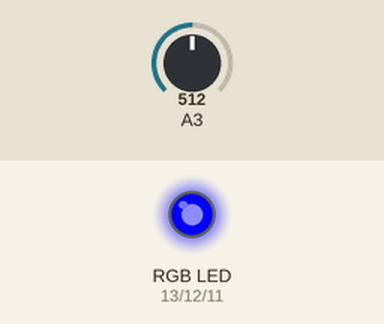
The sketch below on a simulated Arduino Uno, built with avr-gcc and run on an emulated ATmega328P. On the bench: an RGB LED mixed from three pins (HIGH = lit). Inputs (shaded band) come from the test bench; at power-on: A3 = 512.

Above: at 1.2 s.
1.3 s: A3 set to 590
2.8 s: A3 set to 613
At 4.0 s:
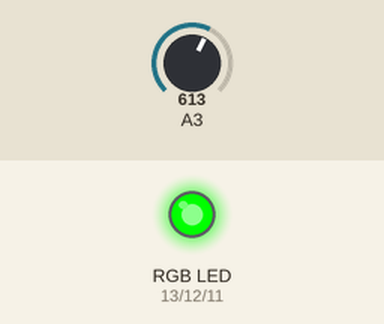
4.3 s: A3 set to 791
5.8 s: A3 set to 807
At 6.3 s:
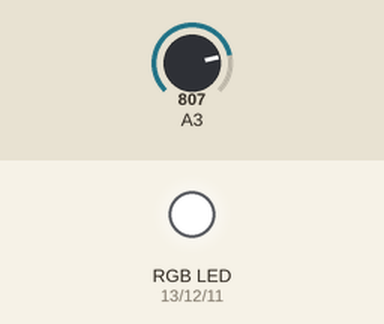
7.3 s: A3 set to 390
At 8.5 s:
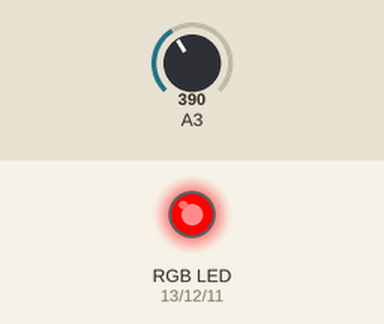
8.8 s: A3 set to 417
At 9.8 s:
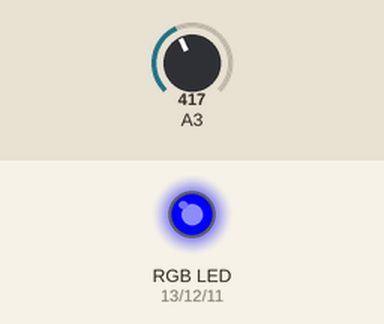
Timing chart, 0 to 11.3 s (numbered marks = the images above; inputs shaded):
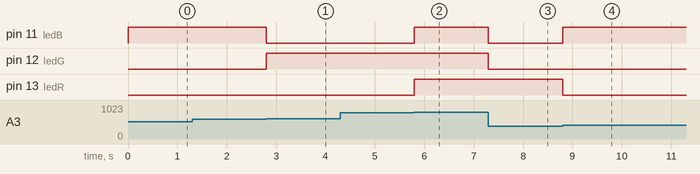

The sketch:

RGB_color_selector_20230313.ino
```cpp
 /*
 RGB color selector
 use the analog read to read the analog value;
 According to the value to write the output;
 */
int ledR = 13;  //define the pin number
int ledG = 12;  //define the pin number
int ledB = 11;  //define the pin number
float AI = A3;  //define the pin number
void setup() {

  pinMode(ledR, OUTPUT); //setup the pin function;
  pinMode(ledB, OUTPUT);//setup the pin function;
  pinMode(ledG, OUTPUT);//setup the pin function;
}

// the loop routine runs over and over again forever:
void loop() {
  AI = analogRead(A3);// read the analog value;
  // when the value less than the 50,RGB will be off;
if(AI<= 100){
  digitalWrite(ledR, 0);// RGB off
  digitalWrite(ledB, 0);// RGB off
  digitalWrite(ledG, 0);// RGB off

}
//when the value bigger than the 950;RGB will be white
else if (AI>100&&AI<=400){
  digitalWrite(ledR, 1);//RGB fully ON ; white
  digitalWrite(ledB, 0);//RGB fully ON ; white
  digitalWrite(ledG, 0); //RGB fully ON ; white
}
//when the value bigger than 50 and less than 950;
// it will show the different color
else if(AI>400&&AI<=600){
  digitalWrite(ledR, 0); //RGB selector color;
  digitalWrite(ledB, 1); //RGB selector color;
  digitalWrite(ledG, 0); //RGB selector color;
}
else if(AI>600&&AI<=800){
  digitalWrite(ledR, 0); //RGB selector color;
  digitalWrite(ledB, 0); //RGB selector color;
  digitalWrite(ledG, 1); //RGB selector color;
}
else if(AI>800){
  digitalWrite(ledR, 1); //RGB selector color;
  digitalWrite(ledB, 1); //RGB selector color;
  digitalWrite(ledG, 1); //RGB selector color;

}
}
```

Measured:
- the behaviour switches between 600 and 601 on A3 (found by bisection; images 0 and 1)
- the behaviour switches between 800 and 801 on A3 (found by bisection; images 1 and 2)
- the behaviour switches between 400 and 401 on A3 (found by bisection; images 3 and 4)
- after the input at 1.3 s, every drawn part: stays the same
- after the input at 2.8 s, pin 11 (ledB): HIGH → LOW at once; pin 12 (ledG): LOW → HIGH at once
- after the input at 4.3 s, every drawn part: stays the same
- after the input at 5.8 s, pin 11 (ledB), pin 13 (ledR): LOW → HIGH at once
- after the input at 7.3 s, pin 11 (ledB), pin 12 (ledG): HIGH → LOW at once
- after the input at 8.8 s, pin 11 (ledB): LOW → HIGH at once; pin 13 (ledR): HIGH → LOW at once
